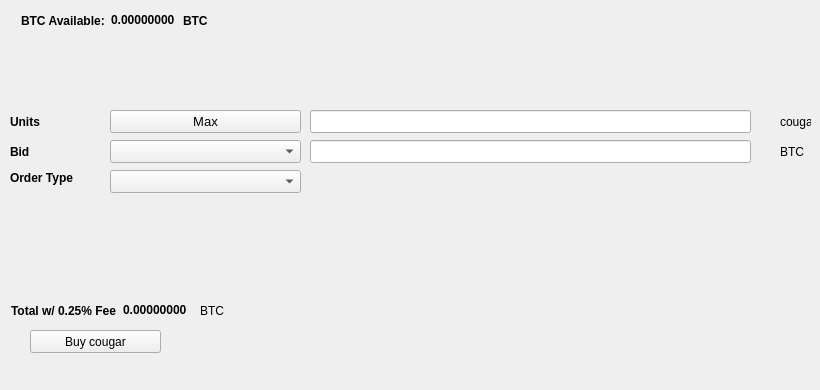
   <widget class="QWidget" name="BuyTab">
    <attribute name="title">
     <string>Buy</string>
    </attribute>
    <widget class="QPushButton" name="Buycougar">
     <property name="geometry">
      <rect>
       <x>30</x>
       <y>330</y>
       <width>131</width>
       <height>23</height>
      </rect>
     </property>
     <property name="text">
      <string>Buy cougar</string>
     </property>
     <property name="icon">
      <iconset resource="../cougar.qrc">
       <normaloff>:/icons/bitcoin</normaloff>:/icons/bitcoin</iconset>
     </property>
    </widget>
    <widget class="QLabel" name="label_3">
     <property name="geometry">
      <rect>
       <x>10</x>
       <y>110</y>
       <width>46</width>
       <height>23</height>
      </rect>
     </property>
     <property name="font">
      <font>
       <weight>75</weight>
       <bold>true</bold>
      </font>
     </property>
     <property name="text">
      <string>Units</string>
     </property>
    </widget>
    <widget class="QLineEdit" name="UnitsInput">
     <property name="geometry">
      <rect>
       <x>310</x>
       <y>110</y>
       <width>441</width>
       <height>23</height>
      </rect>
     </property>
     <property name="font">
      <font>
       <pointsize>9</pointsize>
       <weight>75</weight>
       <bold>true</bold>
      </font>
     </property>
    </widget>
    <widget class="QLineEdit" name="BuyBidPriceEdit">
     <property name="geometry">
      <rect>
       <x>310</x>
       <y>140</y>
       <width>441</width>
       <height>23</height>
      </rect>
     </property>
     <property name="font">
      <font>
       <pointsize>9</pointsize>
       <weight>75</weight>
       <bold>true</bold>
      </font>
     </property>
    </widget>
    <widget class="QLabel" name="label_4">
     <property name="geometry">
      <rect>
       <x>780</x>
       <y>110</y>
       <width>31</width>
       <height>23</height>
      </rect>
     </property>
     <property name="text">
      <string>cougar</string>
     </property>
    </widget>
    <widget class="QLabel" name="label_5">
     <property name="geometry">
      <rect>
       <x>780</x>
       <y>140</y>
       <width>31</width>
       <height>23</height>
      </rect>
     </property>
     <property name="text">
      <string>BTC</string>
     </property>
    </widget>
    <widget class="QLabel" name="label_6">
     <property name="geometry">
      <rect>
       <x>10</x>
       <y>140</y>
       <width>46</width>
       <height>23</height>
      </rect>
     </property>
     <property name="font">
      <font>
       <weight>75</weight>
       <bold>true</bold>
      </font>
     </property>
     <property name="text">
      <string>Bid</string>
     </property>
    </widget>
    <widget class="QLabel" name="label_7">
     <property name="geometry">
      <rect>
       <x>10</x>
       <y>170</y>
       <width>91</width>
       <height>16</height>
      </rect>
     </property>
     <property name="font">
      <font>
       <weight>75</weight>
       <bold>true</bold>
      </font>
     </property>
     <property name="text">
      <string>Order Type</string>
     </property>
    </widget>
    <widget class="QPushButton" name="Buy_Max_Amount">
     <property name="geometry">
      <rect>
       <x>110</x>
       <y>110</y>
       <width>191</width>
       <height>23</height>
      </rect>
     </property>
     <property name="font">
      <font>
       <pointsize>10</pointsize>
      </font>
     </property>
     <property name="text">
      <string>Max</string>
     </property>
    </widget>
    <widget class="QComboBox" name="BuyBidcomboBox">
     <property name="geometry">
      <rect>
       <x>110</x>
       <y>140</y>
       <width>191</width>
       <height>23</height>
      </rect>
     </property>
     <property name="font">
      <font>
       <pointsize>10</pointsize>
      </font>
     </property>
    </widget>
    <widget class="QComboBox" name="buyOrdertypeCombo">
     <property name="geometry">
      <rect>
       <x>110</x>
       <y>170</y>
       <width>191</width>
       <height>23</height>
      </rect>
     </property>
     <property name="font">
      <font>
       <pointsize>10</pointsize>
      </font>
     </property>
    </widget>
    <widget class="QWidget" name="layoutWidget1">
     <property name="geometry">
      <rect>
       <x>21</x>
       <y>11</y>
       <width>227</width>
       <height>19</height>
      </rect>
     </property>
     <layout class="QHBoxLayout" name="horizontalLayout_3">
      <item>
       <widget class="QLabel" name="label232">
        <property name="font">
         <font>
          <weight>75</weight>
          <bold>true</bold>
         </font>
        </property>
        <property name="text">
         <string>BTC Available:</string>
        </property>
       </widget>
      </item>
      <item>
       <widget class="QLabel" name="BtcAvailableLbl">
        <property name="palette">
         <palette>
          <active>
           <colorrole role="WindowText">
            <brush brushstyle="SolidPattern">
             <color alpha="255">
              <red>0</red>
              <green>0</green>
              <blue>0</blue>
             </color>
            </brush>
           </colorrole>
           <colorrole role="Button">
            <brush brushstyle="SolidPattern">
             <color alpha="255">
              <red>0</red>
              <green>170</green>
              <blue>0</blue>
             </color>
            </brush>
           </colorrole>
           <colorrole role="Light">
            <brush brushstyle="SolidPattern">
             <color alpha="255">
              <red>0</red>
              <green>255</green>
              <blue>0</blue>
             </color>
            </brush>
           </colorrole>
           <colorrole role="Midlight">
            <brush brushstyle="SolidPattern">
             <color alpha="255">
              <red>0</red>
              <green>212</green>
              <blue>0</blue>
             </color>
            </brush>
           </colorrole>
           <colorrole role="Dark">
            <brush brushstyle="SolidPattern">
             <color alpha="255">
              <red>0</red>
              <green>85</green>
              <blue>0</blue>
             </color>
            </brush>
           </colorrole>
           <colorrole role="Mid">
            <brush brushstyle="SolidPattern">
             <color alpha="255">
              <red>0</red>
              <green>113</green>
              <blue>0</blue>
             </color>
            </brush>
           </colorrole>
           <colorrole role="Text">
            <brush brushstyle="SolidPattern">
             <color alpha="255">
              <red>0</red>
              <green>170</green>
              <blue>0</blue>
             </color>
            </brush>
           </colorrole>
           <colorrole role="BrightText">
            <brush brushstyle="SolidPattern">
             <color alpha="255">
              <red>255</red>
              <green>255</green>
              <blue>255</blue>
             </color>
            </brush>
           </colorrole>
           <colorrole role="ButtonText">
            <brush brushstyle="SolidPattern">
             <color alpha="255">
              <red>0</red>
              <green>0</green>
              <blue>0</blue>
             </color>
            </brush>
           </colorrole>
           <colorrole role="Base">
            <brush brushstyle="SolidPattern">
             <color alpha="255">
              <red>255</red>
              <green>255</green>
              <blue>255</blue>
             </color>
            </brush>
           </colorrole>
           <colorrole role="Window">
            <brush brushstyle="SolidPattern">
             <color alpha="255">
              <red>0</red>
              <green>170</green>
              <blue>0</blue>
             </color>
            </brush>
           </colorrole>
           <colorrole role="Shadow">
            <brush brushstyle="SolidPattern">
             <color alpha="255">
              <red>0</red>
              <green>0</green>
              <blue>0</blue>
             </color>
            </brush>
           </colorrole>
           <colorrole role="AlternateBase">
            <brush brushstyle="SolidPattern">
             <color alpha="255">
              <red>127</red>
              <green>212</green>
              <blue>127</blue>
             </color>
            </brush>
           </colorrole>
           <colorrole role="ToolTipBase">
            <brush brushstyle="SolidPattern">
             <color alpha="255">
              <red>255</red>
              <green>255</green>
              <blue>220</blue>
             </color>
            </brush>
           </colorrole>
           <colorrole role="ToolTipText">
            <brush brushstyle="SolidPattern">
             <color alpha="255">
              <red>0</red>
              <green>0</green>
              <blue>0</blue>
             </color>
            </brush>
           </colorrole>
          </active>
          <inactive>
           <colorrole role="WindowText">
            <brush brushstyle="SolidPattern">
             <color alpha="255">
              <red>0</red>
              <green>0</green>
              <blue>0</blue>
             </color>
            </brush>
           </colorrole>
           <colorrole role="Button">
            <brush brushstyle="SolidPattern">
             <color alpha="255">
              <red>0</red>
              <green>170</green>
              <blue>0</blue>
             </color>
            </brush>
           </colorrole>
           <colorrole role="Light">
            <brush brushstyle="SolidPattern">
             <color alpha="255">
              <red>0</red>
              <green>255</green>
              <blue>0</blue>
             </color>
            </brush>
           </colorrole>
           <colorrole role="Midlight">
            <brush brushstyle="SolidPattern">
             <color alpha="255">
              <red>0</red>
              <green>212</green>
              <blue>0</blue>
             </color>
            </brush>
           </colorrole>
           <colorrole role="Dark">
            <brush brushstyle="SolidPattern">
             <color alpha="255">
              <red>0</red>
              <green>85</green>
              <blue>0</blue>
             </color>
            </brush>
           </colorrole>
           <colorrole role="Mid">
            <brush brushstyle="SolidPattern">
             <color alpha="255">
              <red>0</red>
              <green>113</green>
              <blue>0</blue>
             </color>
            </brush>
           </colorrole>
           <colorrole role="Text">
            <brush brushstyle="SolidPattern">
             <color alpha="255">
              <red>0</red>
              <green>170</green>
              <blue>0</blue>
             </color>
            </brush>
           </colorrole>
           <colorrole role="BrightText">
            <brush brushstyle="SolidPattern">
             <color alpha="255">
              <red>255</red>
              <green>255</green>
              <blue>255</blue>
             </color>
            </brush>
           </colorrole>
           <colorrole role="ButtonText">
            <brush brushstyle="SolidPattern">
             <color alpha="255">
              <red>0</red>
              <green>0</green>
              <blue>0</blue>
             </color>
            </brush>
           </colorrole>
           <colorrole role="Base">
            <brush brushstyle="SolidPattern">
             <color alpha="255">
              <red>255</red>
              <green>255</green>
              <blue>255</blue>
             </color>
            </brush>
           </colorrole>
           <colorrole role="Window">
            <brush brushstyle="SolidPattern">
             <color alpha="255">
              <red>0</red>
              <green>170</green>
              <blue>0</blue>
             </color>
            </brush>
           </colorrole>
           <colorrole role="Shadow">
            <brush brushstyle="SolidPattern">
             <color alpha="255">
              <red>0</red>
              <green>0</green>
              <blue>0</blue>
             </color>
            </brush>
           </colorrole>
           <colorrole role="AlternateBase">
            <brush brushstyle="SolidPattern">
             <color alpha="255">
              <red>127</red>
              <green>212</green>
              <blue>127</blue>
             </color>
            </brush>
           </colorrole>
           <colorrole role="ToolTipBase">
            <brush brushstyle="SolidPattern">
             <color alpha="255">
              <red>255</red>
              <green>255</green>
              <blue>220</blue>
             </color>
            </brush>
           </colorrole>
           <colorrole role="ToolTipText">
            <brush brushstyle="SolidPattern">
             <color alpha="255">
              <red>0</red>
              <green>0</green>
              <blue>0</blue>
             </color>
            </brush>
           </colorrole>
          </inactive>
          <disabled>
           <colorrole role="WindowText">
            <brush brushstyle="SolidPattern">
             <color alpha="255">
              <red>0</red>
              <green>85</green>
              <blue>0</blue>
             </color>
            </brush>
           </colorrole>
           <colorrole role="Button">
            <brush brushstyle="SolidPattern">
             <color alpha="255">
              <red>0</red>
              <green>170</green>
              <blue>0</blue>
             </color>
            </brush>
           </colorrole>
           <colorrole role="Light">
            <brush brushstyle="SolidPattern">
             <color alpha="255">
              <red>0</red>
              <green>255</green>
              <blue>0</blue>
             </color>
            </brush>
           </colorrole>
           <colorrole role="Midlight">
            <brush brushstyle="SolidPattern">
             <color alpha="255">
              <red>0</red>
              <green>212</green>
              <blue>0</blue>
             </color>
            </brush>
           </colorrole>
           <colorrole role="Dark">
            <brush brushstyle="SolidPattern">
             <color alpha="255">
              <red>0</red>
              <green>85</green>
              <blue>0</blue>
             </color>
            </brush>
           </colorrole>
           <colorrole role="Mid">
            <brush brushstyle="SolidPattern">
             <color alpha="255">
              <red>0</red>
              <green>113</green>
              <blue>0</blue>
             </color>
            </brush>
           </colorrole>
           <colorrole role="Text">
            <brush brushstyle="SolidPattern">
             <color alpha="255">
              <red>0</red>
              <green>85</green>
              <blue>0</blue>
             </color>
            </brush>
           </colorrole>
           <colorrole role="BrightText">
            <brush brushstyle="SolidPattern">
             <color alpha="255">
              <red>255</red>
              <green>255</green>
              <blue>255</blue>
             </color>
            </brush>
           </colorrole>
           <colorrole role="ButtonText">
            <brush brushstyle="SolidPattern">
             <color alpha="255">
              <red>0</red>
              <green>85</green>
              <blue>0</blue>
             </color>
            </brush>
           </colorrole>
           <colorrole role="Base">
            <brush brushstyle="SolidPattern">
             <color alpha="255">
              <red>0</red>
              <green>170</green>
              <blue>0</blue>
             </color>
            </brush>
           </colorrole>
           <colorrole role="Window">
            <brush brushstyle="SolidPattern">
             <color alpha="255">
              <red>0</red>
              <green>170</green>
              <blue>0</blue>
             </color>
            </brush>
           </colorrole>
           <colorrole role="Shadow">
            <brush brushstyle="SolidPattern">
             <color alpha="255">
              <red>0</red>
              <green>0</green>
              <blue>0</blue>
             </color>
            </brush>
           </colorrole>
           <colorrole role="AlternateBase">
            <brush brushstyle="SolidPattern">
             <color alpha="255">
              <red>0</red>
              <green>170</green>
              <blue>0</blue>
             </color>
            </brush>
           </colorrole>
           <colorrole role="ToolTipBase">
            <brush brushstyle="SolidPattern">
             <color alpha="255">
              <red>255</red>
              <green>255</green>
              <blue>220</blue>
             </color>
            </brush>
           </colorrole>
           <colorrole role="ToolTipText">
            <brush brushstyle="SolidPattern">
             <color alpha="255">
              <red>0</red>
              <green>0</green>
              <blue>0</blue>
             </color>
            </brush>
           </colorrole>
          </disabled>
         </palette>
        </property>
        <property name="font">
         <font>
          <weight>75</weight>
          <bold>true</bold>
         </font>
        </property>
        <property name="text">
         <string>0.00000000</string>
        </property>
        <property name="textInteractionFlags">
         <set>Qt::LinksAccessibleByMouse|Qt::TextSelectableByKeyboard|Qt::TextSelectableByMouse</set>
        </property>
       </widget>
      </item>
      <item>
       <widget class="QLabel" name="BtcAvailableLbl_2">
        <property name="font">
         <font>
          <weight>75</weight>
          <bold>true</bold>
         </font>
        </property>
        <property name="text">
         <string>BTC</string>
        </property>
       </widget>
      </item>
     </layout>
    </widget>
    <widget class="QWidget" name="layoutWidge2">
     <property name="geometry">
      <rect>
       <x>11</x>
       <y>301</y>
       <width>259</width>
       <height>19</height>
      </rect>
     </property>
     <layout class="QHBoxLayout" name="horizontalLayout_4">
      <item>
       <widget class="QLabel" name="label_9">
        <property name="font">
         <font>
          <weight>75</weight>
          <bold>true</bold>
         </font>
        </property>
        <property name="text">
         <string>Total w/ 0.25% Fee</string>
        </property>
       </widget>
      </item>
      <item>
       <widget class="QLabel" name="BuyCostLabel">
        <property name="palette">
         <palette>
          <active>
           <colorrole role="WindowText">
            <brush brushstyle="SolidPattern">
             <color alpha="255">
              <red>0</red>
              <green>0</green>
              <blue>0</blue>
             </color>
            </brush>
           </colorrole>
           <colorrole role="Button">
            <brush brushstyle="SolidPattern">
             <color alpha="255">
              <red>0</red>
              <green>170</green>
              <blue>0</blue>
             </color>
            </brush>
           </colorrole>
           <colorrole role="Light">
            <brush brushstyle="SolidPattern">
             <color alpha="255">
              <red>0</red>
              <green>255</green>
              <blue>0</blue>
             </color>
            </brush>
           </colorrole>
           <colorrole role="Midlight">
            <brush brushstyle="SolidPattern">
             <color alpha="255">
              <red>0</red>
              <green>212</green>
              <blue>0</blue>
             </color>
            </brush>
           </colorrole>
           <colorrole role="Dark">
            <brush brushstyle="SolidPattern">
             <color alpha="255">
              <red>0</red>
              <green>85</green>
              <blue>0</blue>
             </color>
            </brush>
           </colorrole>
           <colorrole role="Mid">
            <brush brushstyle="SolidPattern">
             <color alpha="255">
              <red>0</red>
              <green>113</green>
              <blue>0</blue>
             </color>
            </brush>
           </colorrole>
           <colorrole role="Text">
            <brush brushstyle="SolidPattern">
             <color alpha="255">
              <red>0</red>
              <green>170</green>
              <blue>0</blue>
             </color>
            </brush>
           </colorrole>
           <colorrole role="BrightText">
            <brush brushstyle="SolidPattern">
             <color alpha="255">
              <red>255</red>
              <green>255</green>
              <blue>255</blue>
             </color>
            </brush>
           </colorrole>
           <colorrole role="ButtonText">
            <brush brushstyle="SolidPattern">
             <color alpha="255">
              <red>0</red>
              <green>0</green>
              <blue>0</blue>
             </color>
            </brush>
           </colorrole>
           <colorrole role="Base">
            <brush brushstyle="SolidPattern">
             <color alpha="255">
              <red>255</red>
              <green>255</green>
              <blue>255</blue>
             </color>
            </brush>
           </colorrole>
           <colorrole role="Window">
            <brush brushstyle="SolidPattern">
             <color alpha="255">
              <red>0</red>
              <green>170</green>
              <blue>0</blue>
             </color>
            </brush>
           </colorrole>
           <colorrole role="Shadow">
            <brush brushstyle="SolidPattern">
             <color alpha="255">
              <red>0</red>
              <green>0</green>
              <blue>0</blue>
             </color>
            </brush>
           </colorrole>
           <colorrole role="AlternateBase">
            <brush brushstyle="SolidPattern">
             <color alpha="255">
              <red>127</red>
              <green>212</green>
              <blue>127</blue>
             </color>
            </brush>
           </colorrole>
           <colorrole role="ToolTipBase">
            <brush brushstyle="SolidPattern">
             <color alpha="255">
              <red>255</red>
              <green>255</green>
              <blue>220</blue>
             </color>
            </brush>
           </colorrole>
           <colorrole role="ToolTipText">
            <brush brushstyle="SolidPattern">
             <color alpha="255">
              <red>0</red>
              <green>0</green>
              <blue>0</blue>
             </color>
            </brush>
           </colorrole>
          </active>
          <inactive>
           <colorrole role="WindowText">
            <brush brushstyle="SolidPattern">
             <color alpha="255">
              <red>0</red>
              <green>0</green>
              <blue>0</blue>
             </color>
            </brush>
           </colorrole>
           <colorrole role="Button">
            <brush brushstyle="SolidPattern">
             <color alpha="255">
              <red>0</red>
              <green>170</green>
              <blue>0</blue>
             </color>
            </brush>
           </colorrole>
           <colorrole role="Light">
            <brush brushstyle="SolidPattern">
             <color alpha="255">
              <red>0</red>
              <green>255</green>
              <blue>0</blue>
             </color>
            </brush>
           </colorrole>
           <colorrole role="Midlight">
            <brush brushstyle="SolidPattern">
             <color alpha="255">
              <red>0</red>
              <green>212</green>
              <blue>0</blue>
             </color>
            </brush>
           </colorrole>
           <colorrole role="Dark">
            <brush brushstyle="SolidPattern">
             <color alpha="255">
              <red>0</red>
              <green>85</green>
              <blue>0</blue>
             </color>
            </brush>
           </colorrole>
           <colorrole role="Mid">
            <brush brushstyle="SolidPattern">
             <color alpha="255">
              <red>0</red>
              <green>113</green>
              <blue>0</blue>
             </color>
            </brush>
           </colorrole>
           <colorrole role="Text">
            <brush brushstyle="SolidPattern">
             <color alpha="255">
              <red>0</red>
              <green>170</green>
              <blue>0</blue>
             </color>
            </brush>
           </colorrole>
           <colorrole role="BrightText">
            <brush brushstyle="SolidPattern">
             <color alpha="255">
              <red>255</red>
              <green>255</green>
              <blue>255</blue>
             </color>
            </brush>
           </colorrole>
           <colorrole role="ButtonText">
            <brush brushstyle="SolidPattern">
             <color alpha="255">
              <red>0</red>
              <green>0</green>
              <blue>0</blue>
             </color>
            </brush>
           </colorrole>
           <colorrole role="Base">
            <brush brushstyle="SolidPattern">
             <color alpha="255">
              <red>255</red>
              <green>255</green>
              <blue>255</blue>
             </color>
            </brush>
           </colorrole>
           <colorrole role="Window">
            <brush brushstyle="SolidPattern">
             <color alpha="255">
              <red>0</red>
              <green>170</green>
              <blue>0</blue>
             </color>
            </brush>
           </colorrole>
           <colorrole role="Shadow">
            <brush brushstyle="SolidPattern">
             <color alpha="255">
              <red>0</red>
              <green>0</green>
              <blue>0</blue>
             </color>
            </brush>
           </colorrole>
           <colorrole role="AlternateBase">
            <brush brushstyle="SolidPattern">
             <color alpha="255">
              <red>127</red>
              <green>212</green>
              <blue>127</blue>
             </color>
            </brush>
           </colorrole>
           <colorrole role="ToolTipBase">
            <brush brushstyle="SolidPattern">
             <color alpha="255">
              <red>255</red>
              <green>255</green>
              <blue>220</blue>
             </color>
            </brush>
           </colorrole>
           <colorrole role="ToolTipText">
            <brush brushstyle="SolidPattern">
             <color alpha="255">
              <red>0</red>
              <green>0</green>
              <blue>0</blue>
             </color>
            </brush>
           </colorrole>
          </inactive>
          <disabled>
           <colorrole role="WindowText">
            <brush brushstyle="SolidPattern">
             <color alpha="255">
              <red>0</red>
              <green>85</green>
              <blue>0</blue>
             </color>
            </brush>
           </colorrole>
           <colorrole role="Button">
            <brush brushstyle="SolidPattern">
             <color alpha="255">
              <red>0</red>
              <green>170</green>
              <blue>0</blue>
             </color>
            </brush>
           </colorrole>
           <colorrole role="Light">
            <brush brushstyle="SolidPattern">
             <color alpha="255">
              <red>0</red>
              <green>255</green>
              <blue>0</blue>
             </color>
            </brush>
           </colorrole>
           <colorrole role="Midlight">
            <brush brushstyle="SolidPattern">
             <color alpha="255">
              <red>0</red>
              <green>212</green>
              <blue>0</blue>
             </color>
            </brush>
           </colorrole>
           <colorrole role="Dark">
            <brush brushstyle="SolidPattern">
             <color alpha="255">
              <red>0</red>
              <green>85</green>
              <blue>0</blue>
             </color>
            </brush>
           </colorrole>
           <colorrole role="Mid">
            <brush brushstyle="SolidPattern">
             <color alpha="255">
              <red>0</red>
              <green>113</green>
              <blue>0</blue>
             </color>
            </brush>
           </colorrole>
           <colorrole role="Text">
            <brush brushstyle="SolidPattern">
             <color alpha="255">
              <red>0</red>
              <green>85</green>
              <blue>0</blue>
             </color>
            </brush>
           </colorrole>
           <colorrole role="BrightText">
            <brush brushstyle="SolidPattern">
             <color alpha="255">
              <red>255</red>
              <green>255</green>
              <blue>255</blue>
             </color>
            </brush>
           </colorrole>
           <colorrole role="ButtonText">
            <brush brushstyle="SolidPattern">
             <color alpha="255">
              <red>0</red>
              <green>85</green>
              <blue>0</blue>
             </color>
            </brush>
           </colorrole>
           <colorrole role="Base">
            <brush brushstyle="SolidPattern">
             <color alpha="255">
              <red>0</red>
              <green>170</green>
              <blue>0</blue>
             </color>
            </brush>
           </colorrole>
           <colorrole role="Window">
            <brush brushstyle="SolidPattern">
             <color alpha="255">
              <red>0</red>
              <green>170</green>
              <blue>0</blue>
             </color>
            </brush>
           </colorrole>
           <colorrole role="Shadow">
            <brush brushstyle="SolidPattern">
             <color alpha="255">
              <red>0</red>
              <green>0</green>
              <blue>0</blue>
             </color>
            </brush>
           </colorrole>
           <colorrole role="AlternateBase">
            <brush brushstyle="SolidPattern">
             <color alpha="255">
              <red>0</red>
              <green>170</green>
              <blue>0</blue>
             </color>
            </brush>
           </colorrole>
           <colorrole role="ToolTipBase">
            <brush brushstyle="SolidPattern">
             <color alpha="255">
              <red>255</red>
              <green>255</green>
              <blue>220</blue>
             </color>
            </brush>
           </colorrole>
           <colorrole role="ToolTipText">
            <brush brushstyle="SolidPattern">
             <color alpha="255">
              <red>0</red>
              <green>0</green>
              <blue>0</blue>
             </color>
            </brush>
           </colorrole>
          </disabled>
         </palette>
        </property>
        <property name="font">
         <font>
          <weight>75</weight>
          <bold>true</bold>
         </font>
        </property>
        <property name="autoFillBackground">
         <bool>false</bool>
        </property>
        <property name="text">
         <string>0.00000000</string>
        </property>
        <property name="textInteractionFlags">
         <set>Qt::LinksAccessibleByMouse|Qt::TextSelectableByMouse</set>
        </property>
       </widget>
      </item>
      <item>
       <widget class="QLabel" name="label_10">
        <property name="font">
         <font>
          <weight>50</weight>
          <bold>false</bold>
         </font>
        </property>
        <property name="text">
         <string>BTC</string>
        </property>
       </widget>
      </item>
     </layout>
    </widget>
    <widget class="QLabel" name="label_24">
     <property name="geometry">
      <rect>
       <x>460</x>
       <y>300</y>
       <width>281</width>
       <height>81</height>
      </rect>
     </property>
     <property name="text">
      <string/>
     </property>
     <property name="pixmap">
      <pixmap>:/images/bittrex</pixmap>
     </property>
    </widget>
   </widget>
